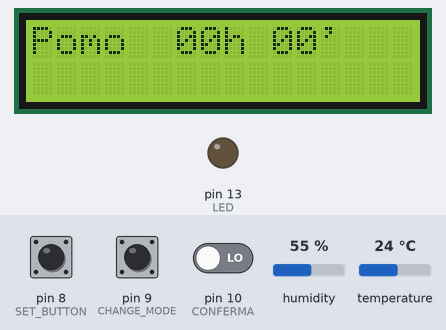
Bench run of a sketch on a simulated Arduino Uno, built with avr-gcc and run on an emulated ATmega328P. On the bench: 16×2 character LCD, output pins drawn as LEDs (lit = HIGH). The test bench sets the inputs (shaded band); at power-on: pin 10 (CONFERMA) LOW, pin 8 (SET_BUTTON) LOW, pin 9 (CHANGE_MODE) LOW, humidity 55 %, temperature 24 °C.

Above: at 1.2 s.
1.3 s: pin 10 (CONFERMA) driven HIGH
At 2.8 s:
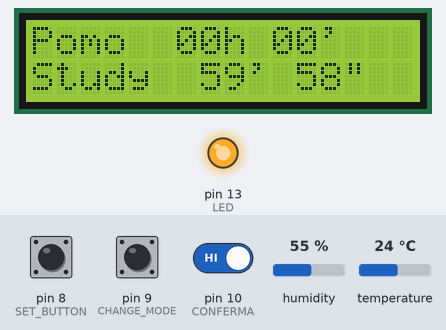
4.3 s: pin 8 (SET_BUTTON) pulled HIGH for 0.15 s
At 5.5 s:
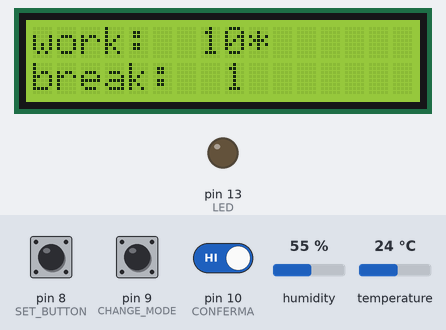
5.9 s: pin 9 (CHANGE_MODE) pulled HIGH for 0.15 s
At 7.1 s:
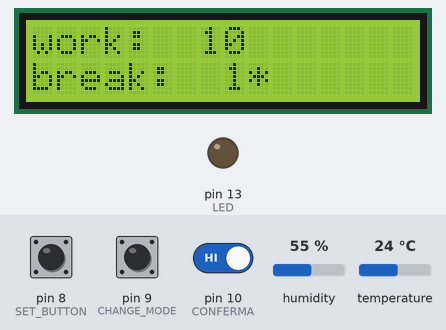
7.5 s: pin 8 (SET_BUTTON) pulled HIGH for 1 s
At 8.8 s:
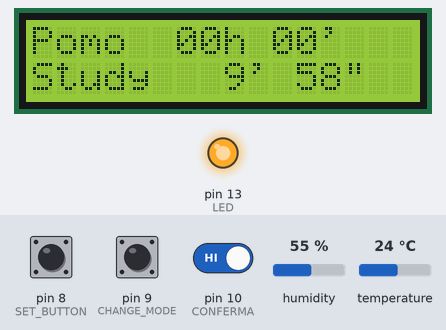
10.0 s: pin 9 (CHANGE_MODE) pulled HIGH for 1 s
At 10.8 s:
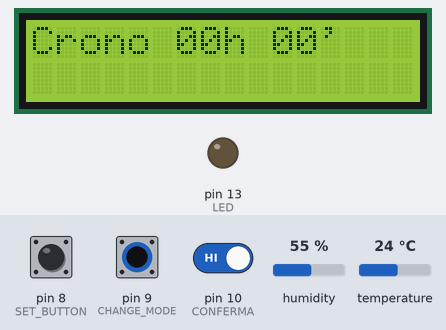
12.5 s: pin 9 (CHANGE_MODE) pulled HIGH for 0.15 s
At 13.4 s:
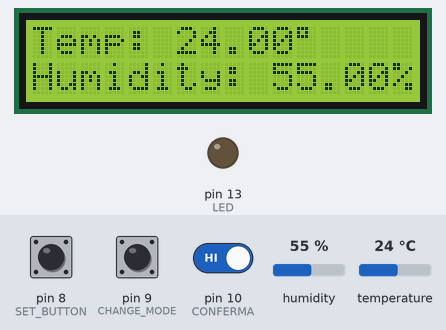
Timing chart, 0 to 15.1 s (numbered marks = the images above; inputs shaded):
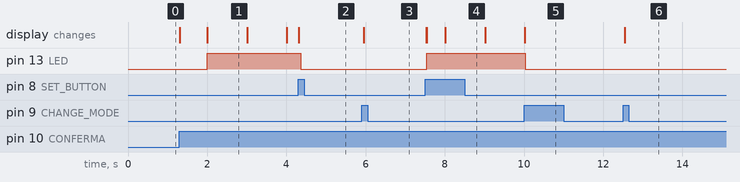

Measured:
- after the input at 1.3 s, pin 13 (LED): LOW → HIGH after 0.70 s; the display: first changes at once (image 1 shows a later state)
- after the input at 4.3 s, pin 13 (LED): HIGH → LOW after 0.07 s; the display: changes at once (image 2)
- after the input at 5.9 s, the display: changes after 0.05 s (image 3)
- after the input at 7.5 s, pin 13 (LED): LOW → HIGH at once; the display: first changes at once (image 4 shows a later state)
- after the input at 10.0 s, pin 13 (LED): HIGH → LOW at once; the display: changes at once (image 5)
- after the input at 12.5 s, the display: changes at once (image 6)
- what the display in image 1 shows lasts 1.0 s, from 2.0 s to 3.0 s

The sketch:

pomodoro_timer5.ino
```cpp
#include <LiquidCrystal.h>
#include <dht.h>

#define CONFERMA 10
#define SET_BUTTON 8
#define CHANGE_MODE 9
#define BUZZER 7
#define DHT11_PIN 6
#define LED 13

dht DHT;

const int rs = 12, en = 11, d4 = 2, d5 = 3, d6 = 4, d7 = 5;
LiquidCrystal lcd(rs, en, d4, d5, d6, d7);
char timeline[16];
char timeline2[16];

//default type of Pomodoro timer
int work_time_min = 60;
int break_time_min= 10;

//flag for increment time
bool study_time = true;
bool _running = false;


//variable for manage the time
unsigned short minutes, seconds;
unsigned short pomo_minutes,pomo_seconds;
long milliseconds;
int hours_spent = 0;
int minutes_spent = 0;
int seconds_spent =0;

//variable for manage the buzzer
bool _tone = false;
int tone_counter=0;

//mode allowed
enum mode {pomodoro,crono,temperature,setting};
mode type = pomodoro;

//setting flag
bool set_work_time  = false;
bool set_break_time = false;


/*----------------MANAGE BUTTON----------------------------*/
long time1=0;
long time2=0;
long time3=0;

int state1 = HIGH;
int state2 = HIGH;
int state3 = HIGH;

int reading1;
int reading2;
int reading3;

int previous1 = LOW;
int previous2 = LOW;
int previous3 = LOW;

bool _switch1=false;
bool _switch2=false;
bool _switch3=false;

int debounce=100;

void buttonPressed(){
  reading1=digitalRead(CONFERMA);
  reading2=digitalRead(CHANGE_MODE);
  reading3=digitalRead(SET_BUTTON);

  if(reading1 == HIGH  && previous1 == LOW && millis()- time1 > debounce){
    _switch1=true;
    if(state1==HIGH)
      state1= LOW;
    else
      state1 = HIGH;
    time1 = millis();
  }

  if(reading2 == HIGH  && previous2 == LOW && millis()- time2 > debounce){
    _switch2=true;
    if(state2==HIGH)
      state2= LOW;
    else
      state2 = HIGH;
    time2 = millis();
  }
   if(reading3 == HIGH  && previous3 == LOW && millis()- time3 > debounce){
    _switch3=true;
    if(state2==HIGH)
      state3= LOW;
    else
      state3 = HIGH;
    time3= millis();
  }

  previous1 = reading1;
  previous2 = reading2;
  previous3 = reading3;
}

/*-----------------------------SETUP-------------------------------*/

void setup() {
  lcd.begin(16,2);
  lcd.setCursor(0,0);
  lcd.print("Pomodoro");

  Serial.begin(9600);

  //setup LED for break
  pinMode(LED,OUTPUT);
  digitalWrite(LED,LOW);
  //setup button
  pinMode(CONFERMA,INPUT);
  pinMode(CHANGE_MODE,INPUT);

}


/*-----------------------------LOOP-----------------------------------*/
void loop() {

  /*------------------MANAGING TIME-----------------*/
  if(millis() - milliseconds > 990){
    if(_running){
      seconds++;
      if(study_time)
        seconds_spent++;
    }
    if(_tone)
      tone_counter++;

    milliseconds=millis();
  }

  if(study_time){
    pomo_minutes=work_time_min-1-minutes;
  }
  else
    pomo_minutes=break_time_min-1-minutes;

  pomo_seconds=60-1-seconds;
  buttonPressed();


  /*------------MANAGING LED---------------------------------------*/
  if(study_time && _running && !(minutes_spent==0 && seconds_spent==0))
    digitalWrite(LED,HIGH);
  else
    digitalWrite(LED,LOW);

/*-----------MANAGING BUZZER---------------------------------------*/
   if(!_running && tone_counter < 21){
     if(tone_counter % 2 == 0 &&  _tone){
       tone(BUZZER,200);
      }
      else{
        noTone(BUZZER);
      }
   }
   else{
     noTone(BUZZER);
     _tone=false;
     tone_counter=0;
   }

/*--------------------------SWITCH1--------------------*/
  if(_switch1 && type != temperature)
  {
    lcd.clear();

    if(type==setting){
      if(set_work_time)
        work_time_min += 5;
      else if (set_break_time)
        break_time_min ++;
    }

    if(_running)
    {
      _running=false;

      if(type==pomodoro){
        minutes=0;
        seconds=0;

        if(study_time){
          study_time=false;
          sprintf(timeline2,"gia` stanco?   ");
          lcd.setCursor(0,1);
          lcd.print(timeline2);
        }
        else{
        study_time=true;
        sprintf(timeline2,"vai de fretta? ");
        lcd.setCursor(0,1);
        lcd.print(timeline2);
        }
      }
      if(type==crono){
        if(study_time){
          study_time=false;
          sprintf(timeline2,"pausa");
          lcd.setCursor(0,1);
          lcd.print(timeline2);
        }
      }

    }
    else
    {
      _running=true;
      if(type==pomodoro){
        minutes=0;
        seconds=0;
      }
      if(type==crono){
        study_time=true;
        lcd.setCursor(0,1);
        lcd.print(timeline2);
      }
    }
  }
  _switch1=false;

/*----------------------SWITCH 2---------------------------------*/
  //change button pressed
  if(_switch2){
    minutes=0;
    seconds=0;
    _running=false;

    lcd.clear();
    if(type==pomodoro){
      lcd.setCursor(0,0);
      lcd.print("Cronometro");
      type=crono;
    }
    else if(type==crono){
      lcd.setCursor(0,0);
      lcd.print("Temperature");
      type = temperature;
      study_time = false;
    }
    else if(type==temperature){
       lcd.setCursor(0,0);
      lcd.print("Pomodoro");
      type = pomodoro;
      study_time = true;
    }

    if(type==setting){
      if(set_work_time){
        set_work_time=false;
        set_break_time=true;
      }
      else if(set_break_time){
        set_break_time=false;
        set_work_time=true;
      }
    }
  }
  _switch2=false;

/*-----------------------SWITCH 3--------------------------------*/
  if(_switch3){
    lcd.clear();
    if(type==pomodoro){
      _running=false;
      study_time=false;

      type=setting;
      set_work_time=true;
      set_break_time=false;
      work_time_min=10;
      break_time_min=1;

    }
    else{
        type = pomodoro;
        _running = true;
        study_time = true;
        minutes = 0;
        seconds = 0;
        set_work_time = true;
        set_break_time = false;
    }
  }

  _switch3=false;


/*----------------------MANAGING MODE-----------------------------*/


  //first line always of pomodoro
  if(type==pomodoro){
    sprintf(timeline,"Pomo  %0.2dh %0.2d'",hours_spent,minutes_spent);
    lcd.setCursor(0,0);
    lcd.print(timeline);
  }
  else if(type==crono){
    sprintf(timeline,"Crono %0.2dh %0.2d'",hours_spent,minutes_spent);
      lcd.setCursor(0,0);
      lcd.print(timeline);
  }
  else if(type==setting){

    if(set_work_time){
      lcd.setCursor(6,0);
    }
    else if(set_break_time){
      lcd.setCursor(7,1);
    }

    sprintf(timeline,"work:  %2d",work_time_min);
    lcd.setCursor(0,0);
    lcd.print(timeline);
    if(set_work_time)
      lcd.print("*");
    sprintf(timeline2,"break: %2d",break_time_min);
    lcd.setCursor(0,1);
    lcd.print(timeline2);
    if(set_break_time)
      lcd.print("*");
    delay(50);
  }
  else if(type==temperature){
    int chk = DHT.read11(DHT11_PIN);
      lcd.setCursor(0,0);
      lcd.print("Temp: " );
      lcd.print(DHT.temperature);
      lcd.print((char)223);
      lcd.setCursor(0,1);
      lcd.print("Humidity: ");
      lcd.print(DHT.humidity);
      lcd.print("%");
      delay(50);
  }


  if(_running){
    if(seconds==60)
    {
      seconds=0;
      minutes++;
    }
    if(study_time){
      if(seconds_spent==60){
        seconds_spent=0;
        minutes_spent++;
      }
      if(minutes_spent==60){
        minutes_spent=0;
        hours_spent++;
      }
    }
    if(type == pomodoro){

      lcd.setCursor(0,1);

      if(study_time)
      {
         sprintf(timeline2, "Study %3d' %0.2d\" ", pomo_minutes, pomo_seconds);
         lcd.print(timeline2);

         //reached limit of pomodoro timer
         if(minutes==work_time_min){
          study_time=false;
          seconds=0;
          minutes=0;
          _running=false;
          sprintf(timeline2,"te repusi?     ");
          lcd.setCursor(0,1);
          lcd.print(timeline2);
          _tone=true;
         }
      }
      else{
        sprintf(timeline2,"Break%3d' %0.2d\"",pomo_minutes,pomo_seconds);
        lcd.print(timeline2);

        if(minutes==break_time_min){
          study_time=true;
          seconds=0;
          minutes=0;
          sprintf(timeline2,"iamooo?        ");
          lcd.setCursor(0,1);
          lcd.print(timeline2);
          _running=false;
          _tone=true;
         }
      }
    }
    else if(type == crono){


      lcd.setCursor(0,1);
      sprintf(timeline2,"     %3d' %0.2d\"  ",minutes, seconds);
      lcd.print(timeline2);
    }
  }
  delay(10);


}
```
